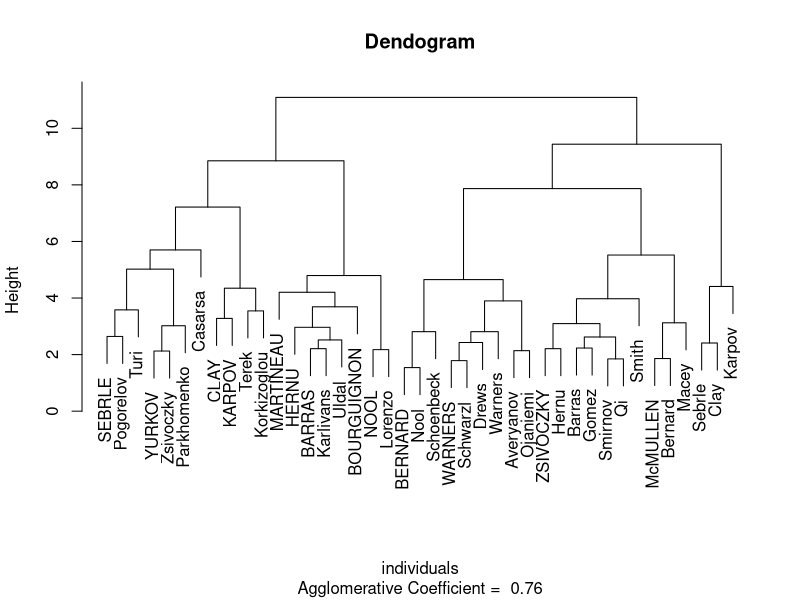
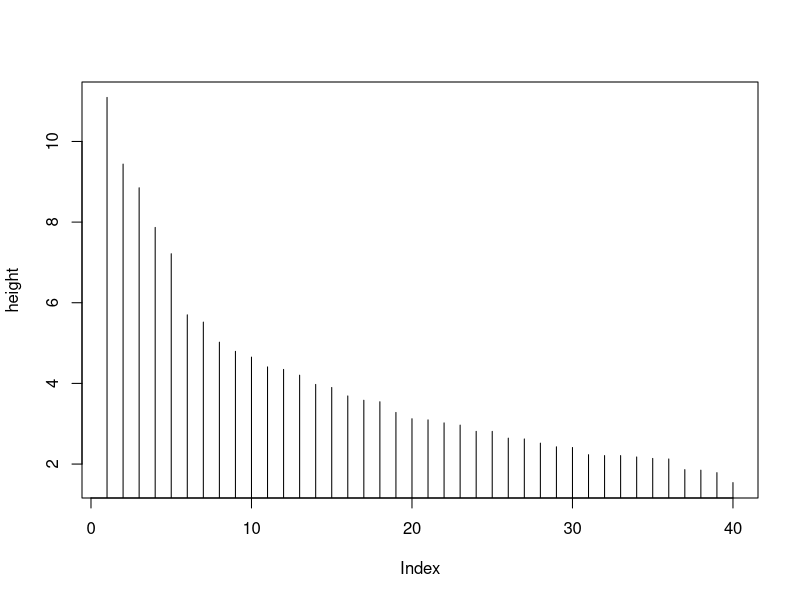
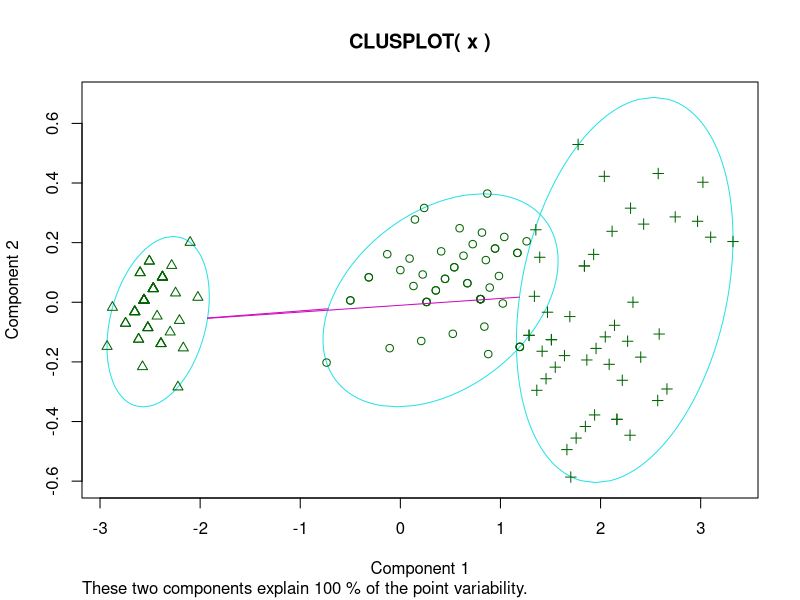
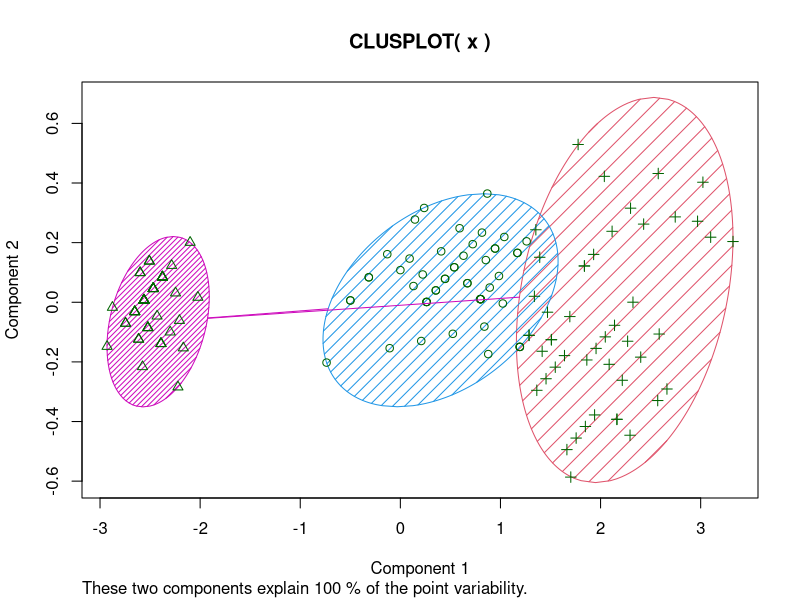

Reproduce these figures in R, in order.
#### 11 Clustering #####

# Unsupervised learning 

#Clustering in R refers to the assimilation of the same kind of data in groups or
# cluster them in a group to distinguish one from the other


# AHC (Ascending Hierarchial Clustering) construct hierarchy of individuals
# that is graphically represented by a hierr tree also names as dendogram

# Step1: Read the data
# step2: Standardise the data if necessray (using scale function)
# step3: Construct the ascending hierarchial clustering.
# step4: Prune the hierrarchial tree.
# step5 : Characterise the clusters.

decath <- read.csv("decathlon.csv",header = TRUE,row.names = 1)
View(decath)
dim(decath)
library(cluster)
res.ahc <-agnes(scale(decath[,1:10]),method="ward")
plot(res.ahc,which.plots = 2,main="Dendogram",
     xlab="individuals")

res.ahc2 <- as.hclust(res.ahc)
plot(rev(res.ahc2$height),type="h",ylab="height")

clusters.hac <- cutree(res.ahc,k=4)
clusters.hac

library("FactoMineR")

clusters.hac <- as.factor(clusters.hac)
decath.comp  <- cbind.data.frame(decath,clusters.hac)
catdes(decath.comp,num.var=14)




############################
# using K-means algorithm

#1 Read the data
#2 Standardise the variables if necessary
#3 construct the partition
#4 Characterise the Clusters

# First  iris data

data("iris")
head(iris)

# using unsupervised learning
x=iris[,3:4] # using only petal width and length

model=kmeans(x,3) # for n=3 clusters
library(cluster)
model
clusplot(x,model$cluster)

clusplot(x,model$cluster,color=T,shade = T)


###############################################

decath<- read.csv("decathlon.csv",header=TRUE,
                  row.names = 1)

results.kmeans<- kmeans(scale(decath[,1:10]),centers=4)

results.kmeans

results.kmeans$cluster

library(FactoMineR)

decath.comp<- cbind.data.frame(decath,factor(results.kmeans$cluster
))

colnames(decath.comp)[14] <- "Cluster"

catdes(decath.comp, num.var=14)

# here the value greater than 2 means that cluster mean is
# significantly different from general mean.


# +ve and -ve sign  means v test indicate the mean of the cluster
# is superior or inferior wrt cluster.
